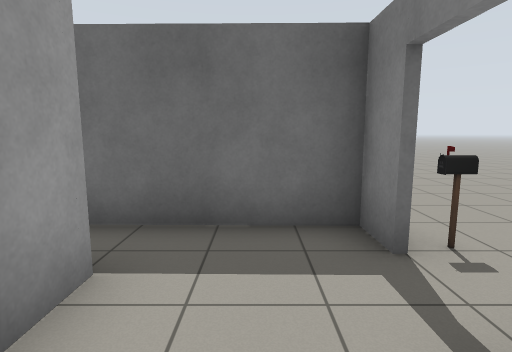
view 1 (above)

12 first-person views from a walk through a Gazebo world. The camera is 1.2 m above the floor, tilts 8° down and sees 80° across. The floor is counted in squares, 1 m on a side. Each view is taken from the middle of a square. On the plan, view 1 faces up. The plan holds only what a view shows up to about 13 squares ahead; the rest is blank.

view 2
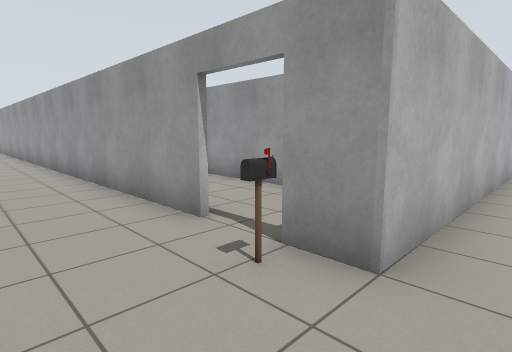

view 3
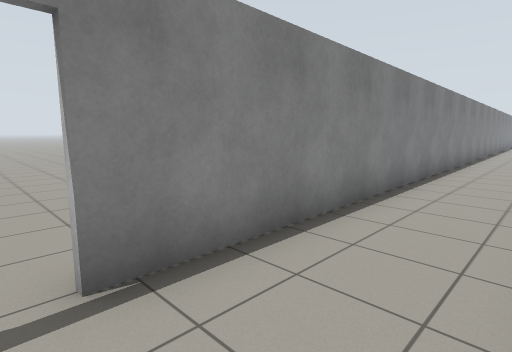

view 4
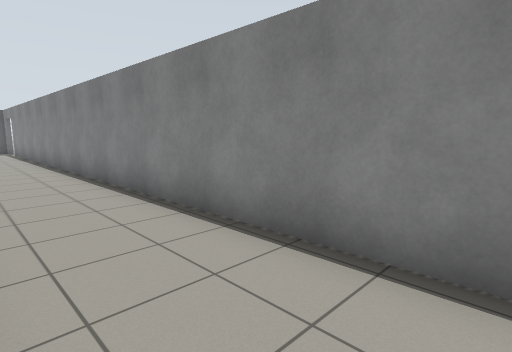

view 5
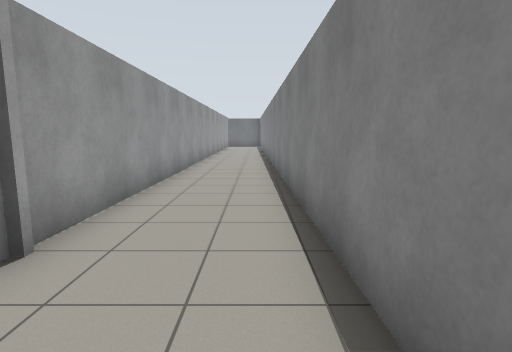

view 6
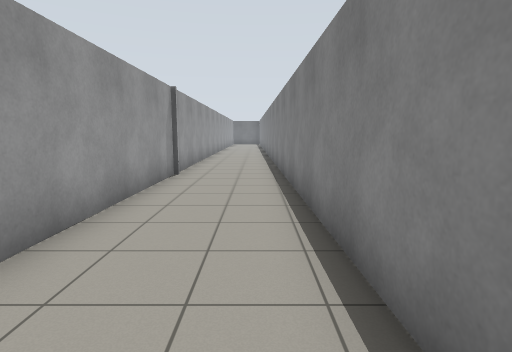

view 7
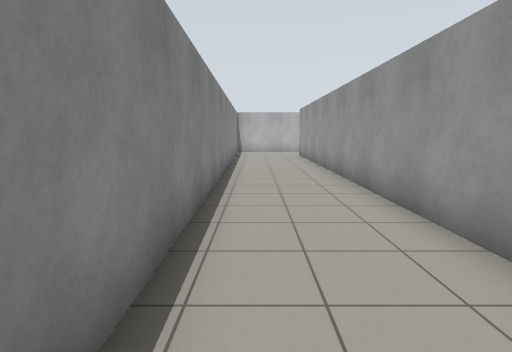

view 8
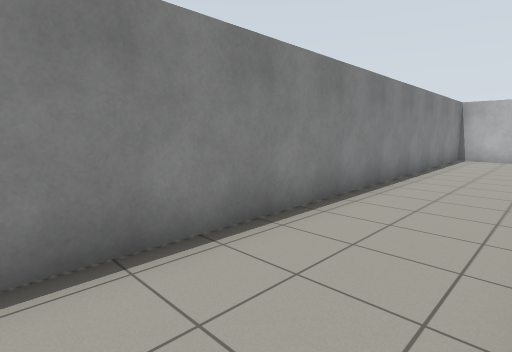

view 9
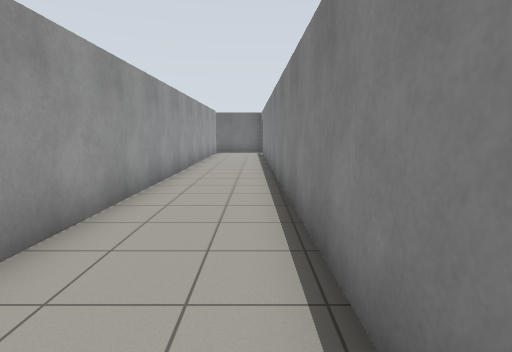

view 10
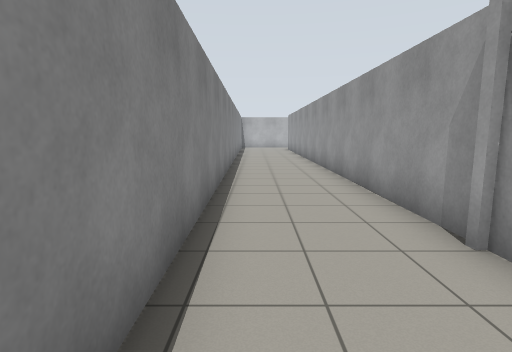

view 11
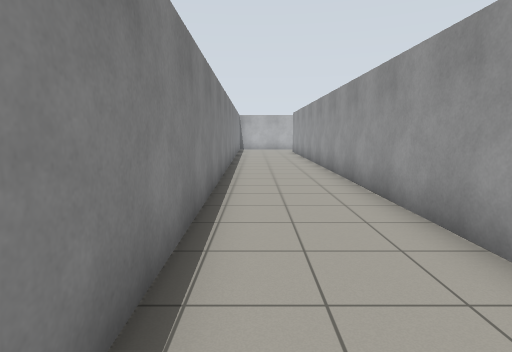

view 12
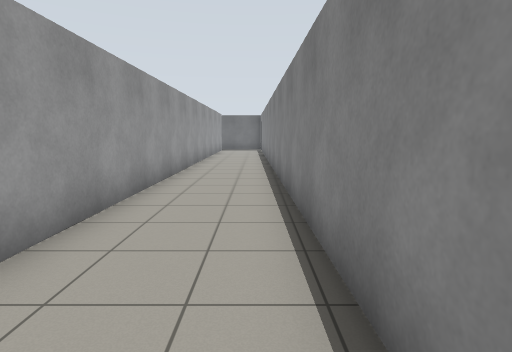

### Floor plan
Points are (right, up) in squares from view 1. A wall is a line through its corners. A room is listed if a view was taken in it or the views show most of it. See-through windows are left out.
Room 1 (views 1, 3, 4, 5, 6, 7, 8, 9, 10, 11, 12)
walls: (0.3, -43.7) (2.2, -43.7) (1.4, 1.5); (-1.4, 2.5) (-1.4, -37); (1.4, 2.9) (1.4, 3.8) (-2.2, 3.9)
ways out: open door at (1.3, 2.3) to room 2; opening at (-2, 3)
Room 2 (view 2)
walls: (1.5, 1.5) (1.8, -11.4); (-6.4, 4.1) (1.5, 4) (1.5, 2.9)
ways out: open door at (1.3, 2.3) to room 1
objects: postbox (2, 3)

Positions as (right, up) in squares from view 1, and headings:
1: (0, 0), facing up
2: (4, 5), facing down-left
3: (-1, 2), facing down-right
4: (-1, -19), facing up-right
5: (1, -24), facing up
6: (1, -30), facing up
7: (1, -24), facing down
8: (-1, -28), facing down-right
9: (1, -16), facing up
10: (1, -18), facing down
11: (1, -21), facing down
12: (1, -19), facing up
